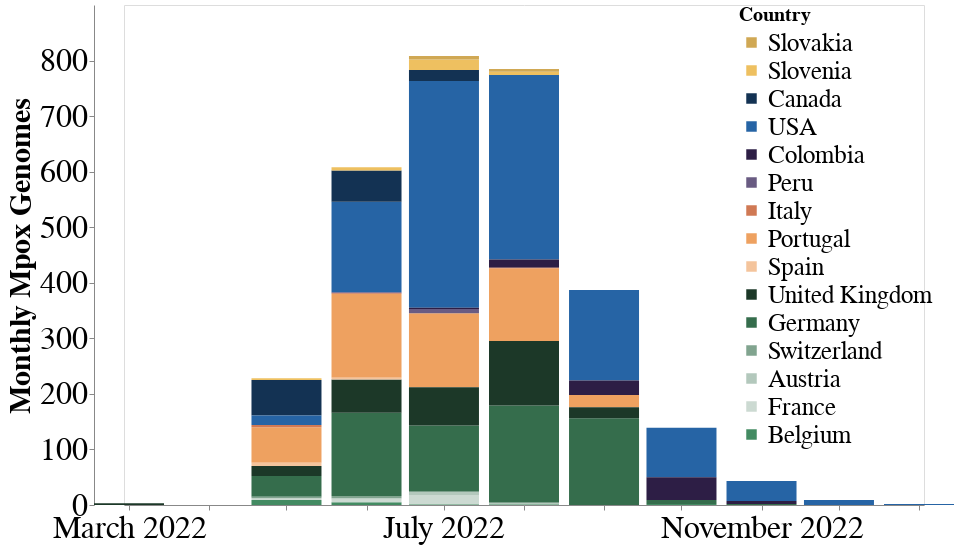

Notebook source saved alongside this figure:
### Code cell
# number of monthly sequences by country

country_count['order'] = country_count['country'].replace(
    {val: i for i, val in enumerate(colors.keys())}
)

monthly_seqs_country = alt.Chart(country_count).mark_bar(size = 70).encode(
    alt.X("year_month:T",axis=alt.Axis(title="", grid=False,tickCount = "month", format="%B %Y",labelFontSize = 32, labelLimit = 0)),
    alt.Y("count",axis=alt.Axis( grid=False, title = "Monthly Mpox Genomes", offset = 30,labelFontSize = 32, titleFontSize = 30, values = list(range(0, 900, 100)))), 
    alt.Color("country:N", scale=alt.Scale(domain=list(colors.keys()), range=list(colors.values())), legend=alt.Legend(title = "Country",labelLimit= 0,  orient = "right",offset = -185, labelFontSize = 25, titleFontSize = 20, symbolSize = 110)), 
    alt.Order("order", sort = "descending")).properties(
    width = 800,
    height = 500
)
monthly_seqs_country

### Figure 1 — Vega-Lite specification as saved in the notebook (floating-point values rounded to 4 significant figures)
{"config": {"view": {"continuousWidth": 400, "continuousHeight": 300}}, "data": {"name": "data-4893de37352f8b7397734fc7eb612666"}, "mark": {"type": "bar", "size": 70}, "encoding": {"color": {"field": "country", "legend": {"labelFontSize": 25, "labelLimit": 0, "offset": -185, "orient": "right", "symbolSize": 110, "title": "Country", "titleFontSize": 20}, "scale": {"domain": ["Slovakia", "Slovenia", "Canada", "USA", "Colombia", "Peru", "Italy", "Portugal", "Spain", "United Kingdom", "Germany", "Switzerland", "Austria", "France", "Belgium"], "range": ["#D0A854", "#EEC060", "#133253", "#2664A5", "#2D1E45", "#695B82", "#D07954", "#EEA160", "#F4C49C", "#1C3828", "#356D4C", "#81A48F", "#B3C8BC", "#CCDAD2", "#438B62"]}, "type": "nominal"}, "order": {"field": "order", "sort": "descending", "type": "quantitative"}, "x": {"axis": {"format": "%B %Y", "grid": false, "labelFontSize": 32, "labelLimit": 0, "tickCount": "month", "title": ""}, "field": "year_month", "type": "temporal"}, "y": {"axis": {"grid": false, "labelFontSize": 32, "offset": 30, "title": "Monthly Mpox Genomes", "titleFontSize": 30, "values": [0, 100, 200, 300, 400, 500, 600, 700, 800]}, "field": "count", "type": "quantitative"}}, "height": 500, "width": 800, "$schema": "https://vega.github.io/schema/vega-lite/v4.17.0.json", "datasets": {"data-4893de37352f8b7397734fc7eb612666": [{"year_month": "2022-03", "country": "United Kingdom", "count": 3, "order": 9}, {"year_month": "2022-05", "country": "Canada", "count": 64, "order": 2}, {"year_month": "2022-05", "country": "Portugal", "count": 64, "order": 7}, {"year_month": "2022-05", "country": "Germany", "count": 37, "order": 10}, {"year_month": "2022-05", "country": "United Kingdom", "count": 18, "order": 9}, {"year_month": "2022-05", "country": "USA", "count": 17, "order": 3}, {"year_month": "2022-05", "country": "Belgium", "count": 9, "order": 14}, {"year_month": "2022-05", "country": "Spain", "count": 6, "order": 8}, {"year_month": "2022-05", "country": "Italy", "count": 4, "order": 6}, {"year_month": "2022-05", "country": "France", "count": 3, "order": 13}, {"year_month": "2022-05", "country": "Slovenia", "count": 3, "order": 1}, {"year_month": "2022-05", "country": "Switzerland", "count": 3, "order": 11}, {"year_month": "2022-06", "country": "USA", "count": 163, "order": 3}, {"year_month": "2022-06", "country": "Portugal", "count": 151, "order": 7}, {"year_month": "2022-06", "country": "Germany", "count": 150, "order": 10}, {"year_month": "2022-06", "country": "United Kingdom", "count": 60, "order": 9}, {"year_month": "2022-06", "country": "Canada", "count": 56, "order": 2}, {"year_month": "2022-06", "country": "Slovenia", "count": 6, "order": 1}, {"year_month": "2022-06", "country": "Belgium", "count": 5, "order": 14}, {"year_month": "2022-06", "country": "France", "count": 5, "order": 13}, {"year_month": "2022-06", "country": "Switzerland", "count": 4, "order": 11}, {"year_month": "2022-06", "country": "Spain", "count": 3, "order": 8}, {"year_month": "2022-06", "country": "Austria", "count": 2, "order": 12}, {"year_month": "2022-06", "country": "Peru", "count": 2, "order": 5}, {"year_month": "2022-06", "country": "Italy", "count": 1, "order": 6}, {"year_month": "2022-07", "country": "USA", "count": 408, "order": 3}, {"year_month": "2022-07", "country": "Portugal", "count": 133, "order": 7}, {"year_month": "2022-07", "country": "Germany", "count": 119, "order": 10}, {"year_month": "2022-07", "country": "United Kingdom", "count": 69, "order": 9}, {"year_month": "2022-07", "country": "Canada", "count": 20, "order": 2}, {"year_month": "2022-07", "country": "Slovenia", "count": 19, "order": 1}, {"year_month": "2022-07", "country": "France", "count": 17, "order": 13}, {"year_month": "2022-07", "country": "Peru", "count": 8, "order": 5}, {"year_month": "2022-07", "country": "Austria", "count": 6, "order": 12}, {"year_month": "2022-07", "country": "Slovakia", "count": 6, "order": 0}, {"year_month": "2022-07", "country": "Colombia", "count": 2, "order": 4}, {"year_month": "2022-07", "country": "Belgium", "count": 1, "order": 14}, {"year_month": "2022-08", "country": "USA", "count": 332, "order": 3}, {"year_month": "2022-08", "country": "Germany", "count": 175, "order": 10}, {"year_month": "2022-08", "country": "Portugal", "count": 131, "order": 7}, {"year_month": "2022-08", "country": "United Kingdom", "count": 116, "order": 9}, {"year_month": "2022-08", "country": "Colombia", "count": 15, "order": 4}, {"year_month": "2022-08", "country": "Slovenia", "count": 6, "order": 1}, {"year_month": "2022-08", "country": "Slovakia", "count": 5, "order": 0}, {"year_month": "2022-08", "country": "Austria", "count": 3, "order": 12}, {"year_month": "2022-08", "country": "Belgium", "count": 1, "order": 14}, {"year_month": "2022-08", "country": "Italy", "count": 1, "order": 6}, {"year_month": "2022-09", "country": "USA", "count": 163, "order": 3}, {"year_month": "2022-09", "country": "Germany", "count": 156, "order": 10}, {"year_month": "2022-09", "country": "Colombia", "count": 26, "order": 4}, {"year_month": "2022-09", "country": "Portugal", "count": 22, "order": 7}, {"year_month": "2022-09", "country": "United Kingdom", "count": 20, "order": 9}, {"year_month": "2022-10", "country": "USA", "count": 89, "order": 3}, {"year_month": "2022-10", "country": "Colombia", "count": 41, "order": 4}, {"year_month": "2022-10", "country": "Germany", "count": 7, "order": 10}, {"year_month": "2022-10", "country": "Belgium", "count": 2, "order": 14}, {"year_month": "2022-11", "country": "USA", "count": 36, "order": 3}, {"year_month": "2022-11", "country": "Colombia", "count": 5, "order": 4}, {"year_month": "2022-11", "country": "Germany", "count": 2, "order": 10}, {"year_month": "2022-12", "country": "USA", "count": 9, "order": 3}, {"year_month": "2023-01", "country": "USA", "count": 2, "order": 3}]}}
